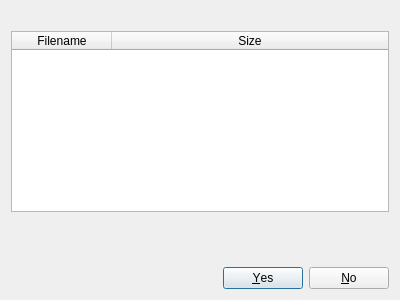
<?xml version="1.0" encoding="UTF-8"?>
<ui version="4.0">
 <class>CAcceptPromptDialog</class>
 <widget class="QDialog" name="CAcceptPromptDialog">
  <property name="geometry">
   <rect>
    <x>0</x>
    <y>0</y>
    <width>400</width>
    <height>300</height>
   </rect>
  </property>
  <property name="windowTitle">
   <string>Accept Files</string>
  </property>
  <layout class="QVBoxLayout" name="verticalLayout">
   <item>
    <widget class="QLabel" name="DescriptionLabel">
     <property name="text">
      <string/>
     </property>
    </widget>
   </item>
   <item>
    <widget class="QTableWidget" name="FileList">
     <property name="enabled">
      <bool>true</bool>
     </property>
     <property name="selectionBehavior">
      <enum>QAbstractItemView::SelectRows</enum>
     </property>
     <attribute name="horizontalHeaderStretchLastSection">
      <bool>true</bool>
     </attribute>
     <attribute name="verticalHeaderVisible">
      <bool>false</bool>
     </attribute>
     <column>
      <property name="text">
       <string>Filename</string>
      </property>
     </column>
     <column>
      <property name="text">
       <string>Size</string>
      </property>
     </column>
    </widget>
   </item>
   <item>
    <widget class="QLabel" name="AcceptLabel">
     <property name="text">
      <string/>
     </property>
    </widget>
   </item>
   <item>
    <spacer name="Spacer">
     <property name="orientation">
      <enum>Qt::Vertical</enum>
     </property>
     <property name="sizeHint" stdset="0">
      <size>
       <width>20</width>
       <height>40</height>
      </size>
     </property>
    </spacer>
   </item>
   <item>
    <widget class="QDialogButtonBox" name="ButtonBox">
     <property name="orientation">
      <enum>Qt::Horizontal</enum>
     </property>
     <property name="standardButtons">
      <set>QDialogButtonBox::No|QDialogButtonBox::Yes</set>
     </property>
    </widget>
   </item>
  </layout>
 </widget>
 <resources/>
 <connections>
  <connection>
   <sender>ButtonBox</sender>
   <signal>accepted()</signal>
   <receiver>CAcceptPromptDialog</receiver>
   <slot>accept()</slot>
   <hints>
    <hint type="sourcelabel">
     <x>248</x>
     <y>254</y>
    </hint>
    <hint type="destinationlabel">
     <x>157</x>
     <y>274</y>
    </hint>
   </hints>
  </connection>
  <connection>
   <sender>ButtonBox</sender>
   <signal>rejected()</signal>
   <receiver>CAcceptPromptDialog</receiver>
   <slot>reject()</slot>
   <hints>
    <hint type="sourcelabel">
     <x>316</x>
     <y>260</y>
    </hint>
    <hint type="destinationlabel">
     <x>286</x>
     <y>274</y>
    </hint>
   </hints>
  </connection>
 </connections>
</ui>
